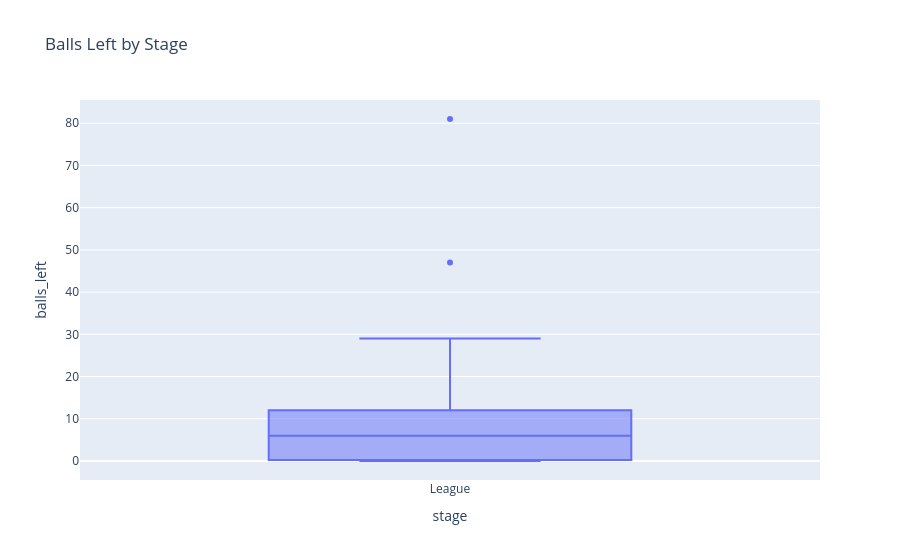

Source (notebook cell):
### Code cell
fig = px.box(df, x="stage", y="balls_left",
               title="Balls Left by Stage")
fig.show()

### Figure 1 — Plotly figure (JSON) as saved in the notebook; plotly's stock layout.template omitted (floating-point values rounded to 4 significant figures)
{"data": [{"alignmentgroup": "True", "hovertemplate": "stage=%{x}<br>balls_left=%{y}<extra></extra>", "legendgroup": "", "marker": {"color": "#636efa"}, "name": "", "notched": false, "offsetgroup": "", "orientation": "v", "showlegend": false, "type": "box", "x": ["League", "League", "League", "League", "League", "League", "League", "League", "League", "League", "League", "League", "League", "League", "League", "League", "League", "League", "League", "League", "League", "League", "League", "League", "League", "League", "League", "League", "League", "League", "League", "League", "League", "League", "League", "League", "League", "League", "League"], "x0": " ", "xaxis": "x", "y": [26.0, 5.0, 47.0, 5.0, 17.0, 24.0, 8.0, 11.0, 0.0, 1.0, 2.0, 6.0, 0.0, 0.0, 0.0, 12.0, 7.0, 0.0, 8.0, 0.0, 6.0, 0.0, 29.0, 21.0, 2.0, 1.0, 0.0, 2.0, 0.0, 25.0, 0.0, 12.0, 6.0, 7.0, 7.0, 9.0, 20.0, 5.0, 81.0], "y0": " ", "yaxis": "y"}], "layout": {"boxmode": "group", "legend": {"tracegroupgap": 0}, "title": {"text": "Balls Left by Stage"}, "xaxis": {"anchor": "y", "domain": [0, 1], "title": {"text": "stage"}}, "yaxis": {"anchor": "x", "domain": [0, 1], "title": {"text": "balls_left"}}}}
